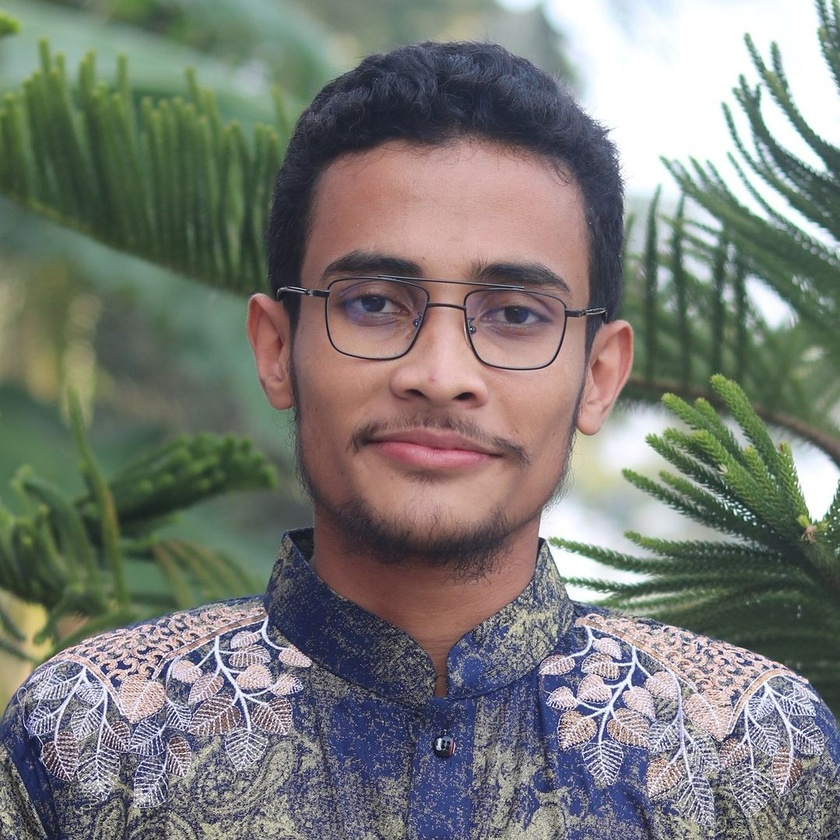
#> input picture python/pre-prt/img/nng.jpg, 840 x 840 px, shrunk from 1079 x 1080 before the run
$ python image.py
#> lines starting #> are read from the running program, lines starting #| are printed output that depends on the picture
import cv2
import matplotlib.pyplot as plt
img=cv2.imread("img/nng.jpg")
#> img is the input picture: shape (840, 840, 3); mean B, G, R 117.8, 122.7, 121.4

# [18 lines of commented-out code are left out]


grey_img=cv2.cvtColor(img, cv2.COLOR_BGR2GRAY)
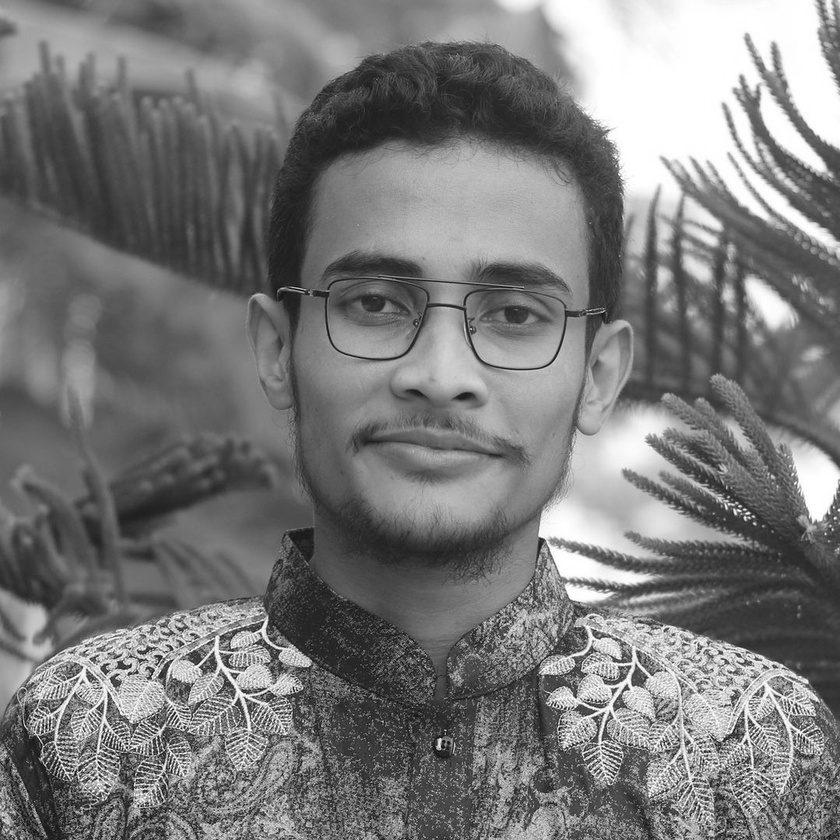
#> grey_img: shape (840, 840); min 1, max 255, mean 121.8

invert_img=cv2.bitwise_not(grey_img)
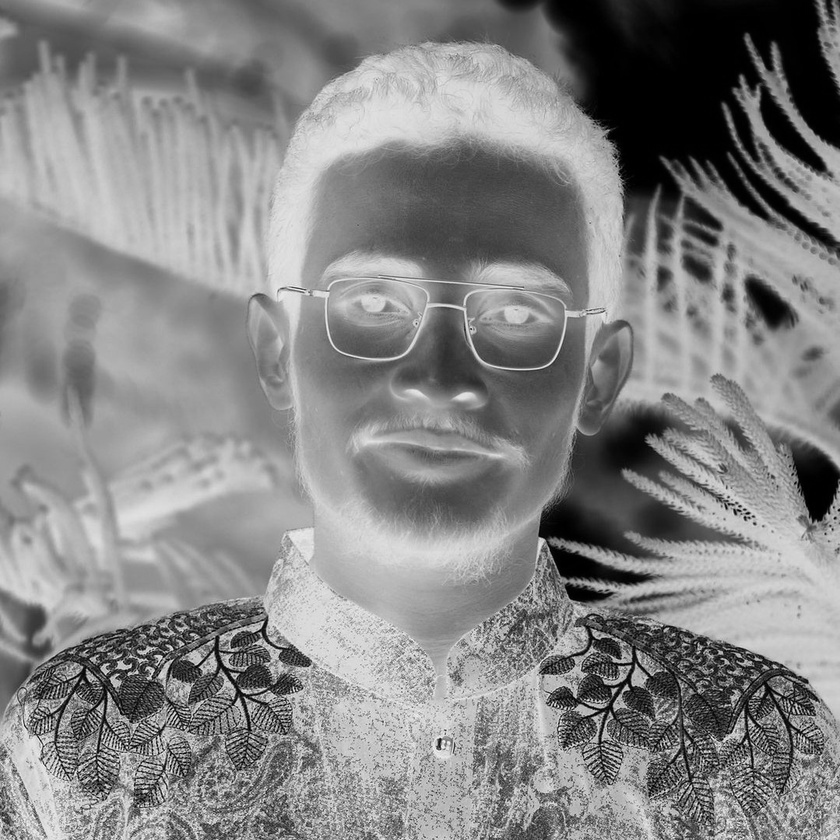
#> invert_img: shape (840, 840); min 0, max 254, mean 133.2

blur_img=cv2.GaussianBlur(invert_img, (111,111),0)
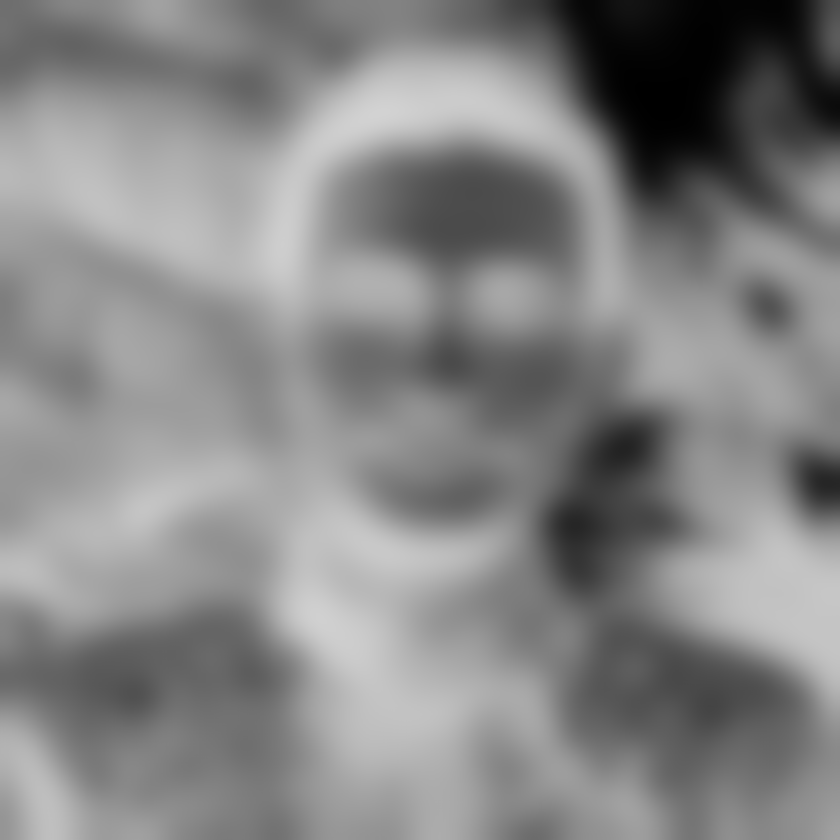
#> blur_img: shape (840, 840); min 0, max 210, mean 133.2

invblur_img=cv2.bitwise_not(blur_img)
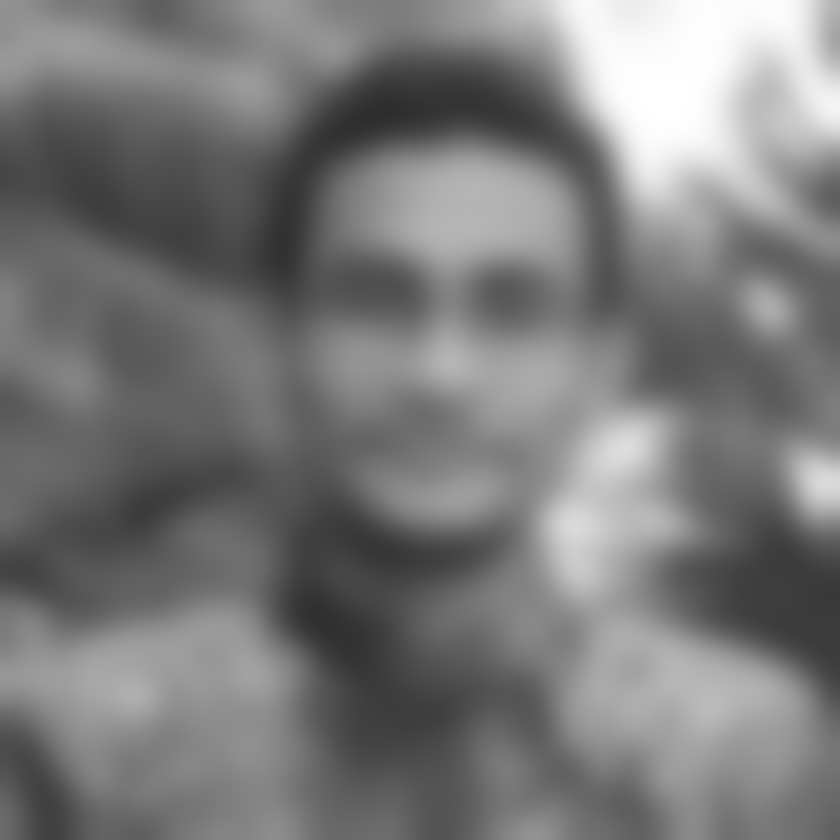
#> invblur_img: shape (840, 840); min 45, max 255, mean 121.8

sketch_img=cv2.divide(grey_img,invblur_img, scale=256.0)
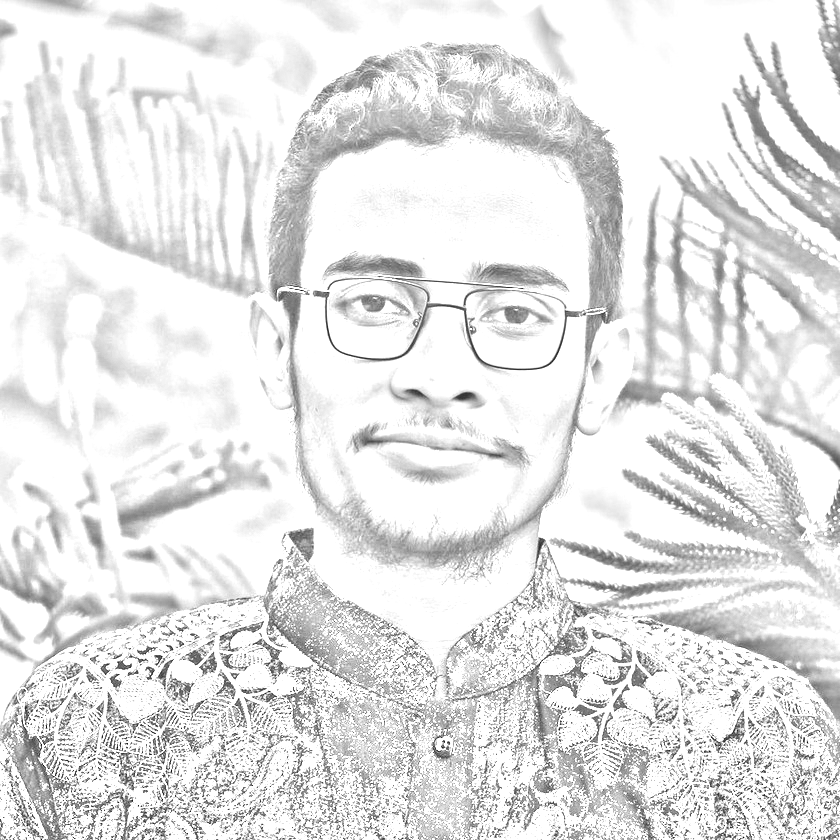
#> sketch_img: shape (840, 840); min 4, max 255, mean 229.4

cv2.imwrite("sketch.png", sketch_img)

cv2.imshow("sketch image",sketch_img)
cv2.waitKey(0)
cv2.destroyAllWindows()


# [44 lines of commented-out code are left out]

$ run again, with python/pre-prt/img/photo.jpg copied over python/pre-prt/img/nng.jpg
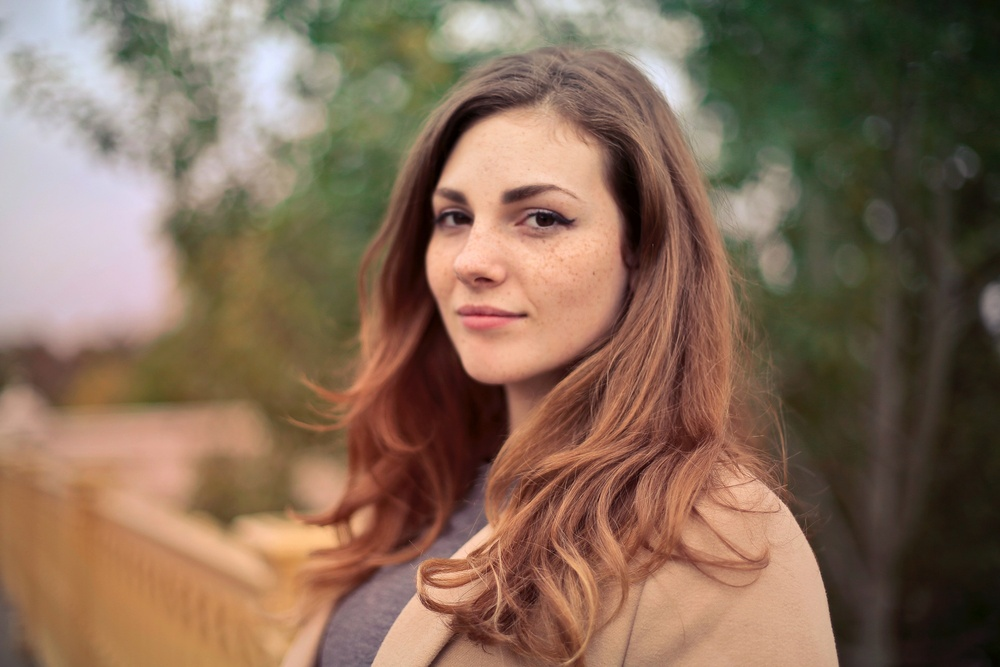
#> input picture python/pre-prt/img/photo.jpg, 1000 x 667 px, shrunk from 3000 x 2000 before the run
#> img is the input picture: shape (667, 1000, 3); mean B, G, R 88.4, 107.9, 133
#> `invblur_img=cv2.bitwise_not(blur_img)`:
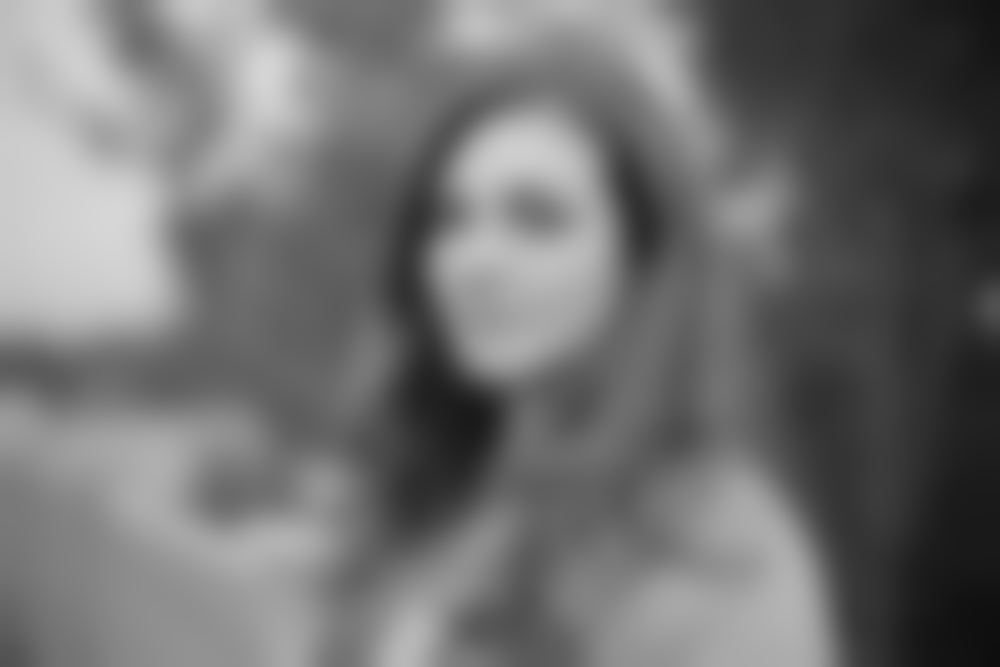
#> invblur_img: shape (667, 1000); min 14, max 214, mean 113.2
#> `sketch_img=cv2.divide(grey_img,invblur_img, scale=256.0)`:
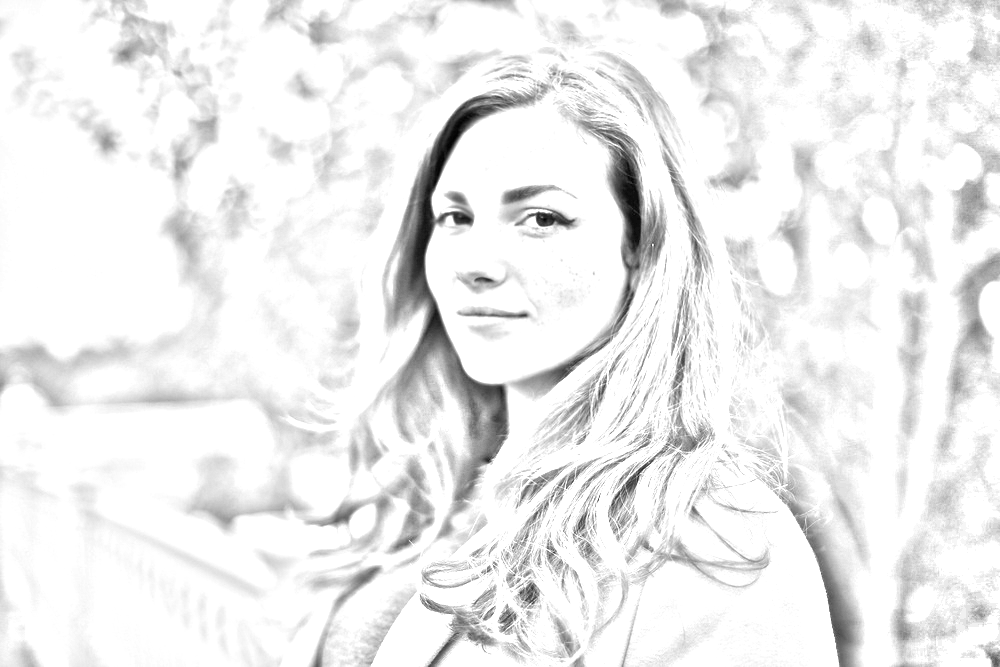
#> sketch_img: shape (667, 1000); min 3, max 255, mean 237.6
